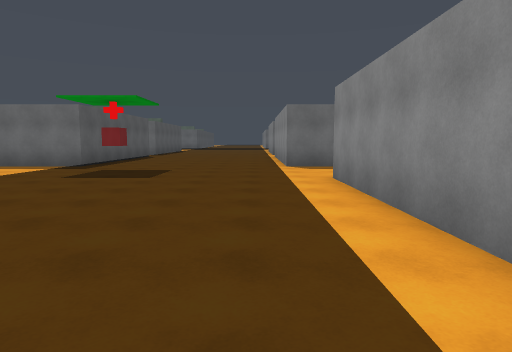
View 1 (above)

22 first-person views from a walk through a Unity game level. The camera is 1.3 m above the floor, tilts 6° down and sees 75° across. The floor is counted in squares, 1.8 m on a side. Each view is taken from the middle of a square. On the plan, view 1 faces up. The plan holds only what a view shows up to about 11 squares ahead; the rest is blank. The place goes on beyond the plan. The player is left out.

View 2
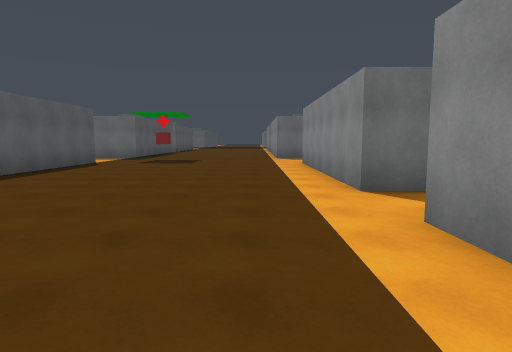

View 3
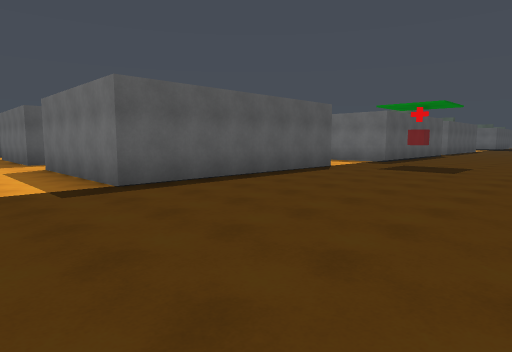

View 4
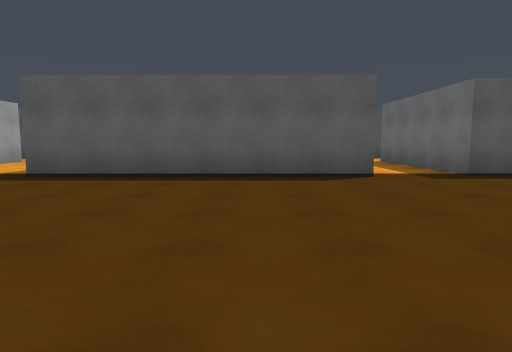

View 5
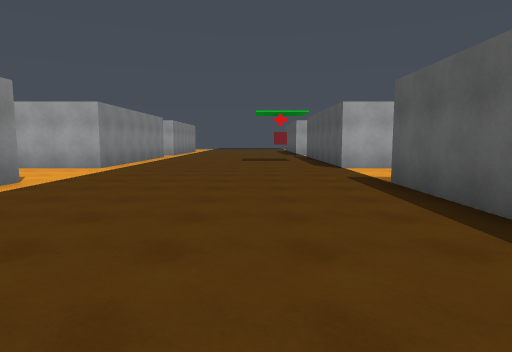

View 6
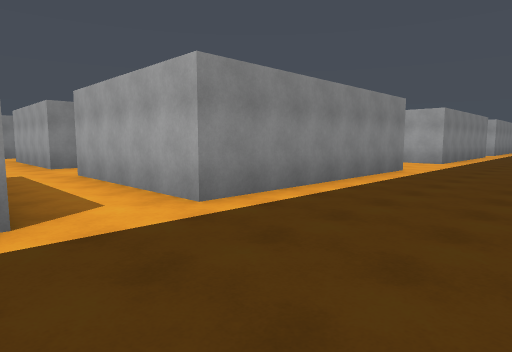

View 7
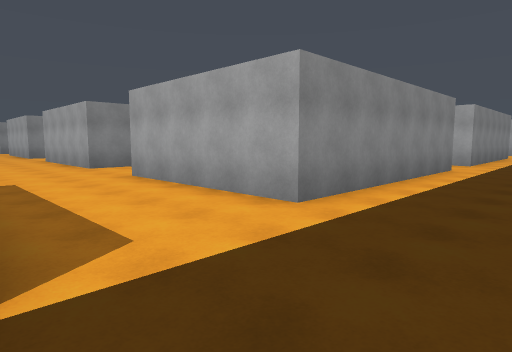

View 8
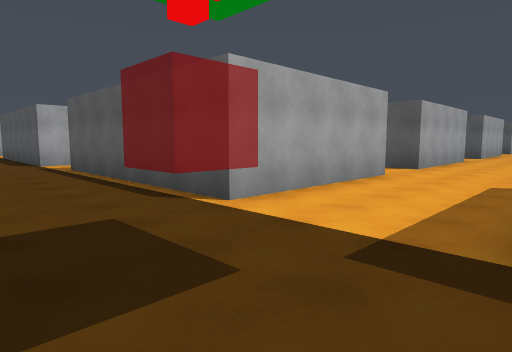

View 9
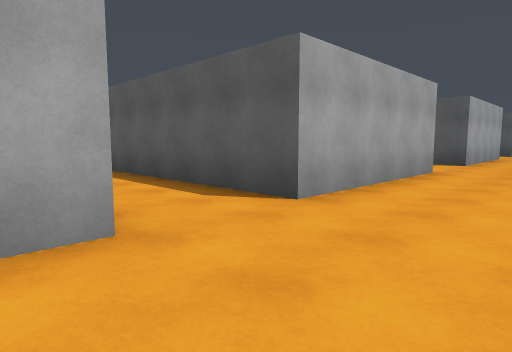

View 10
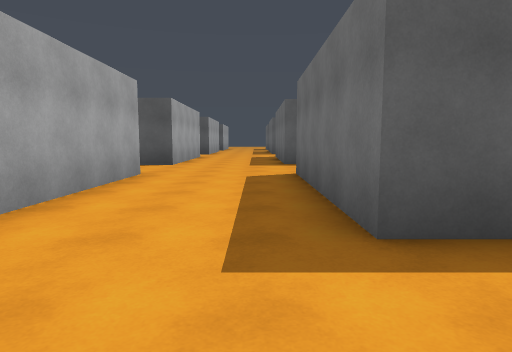

View 11
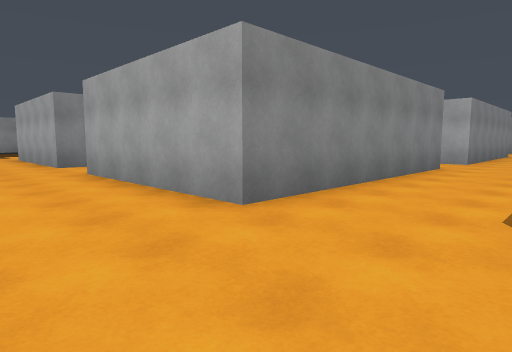

View 12
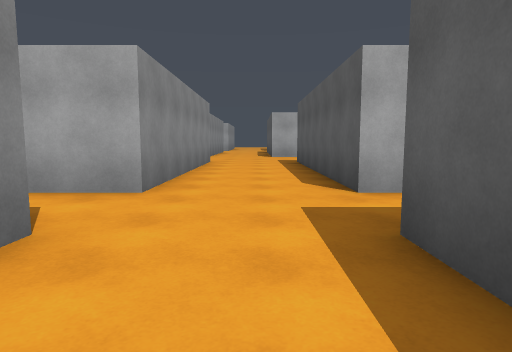

View 13
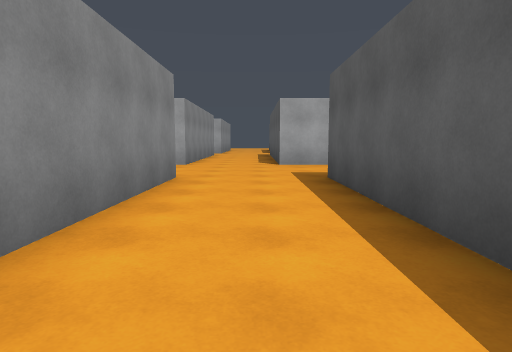

View 14
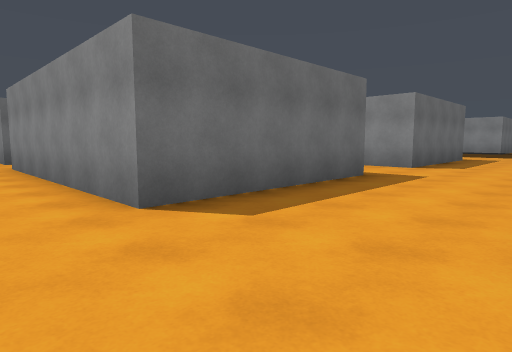

View 15
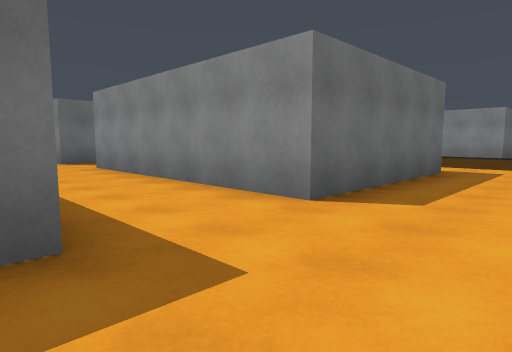

View 16
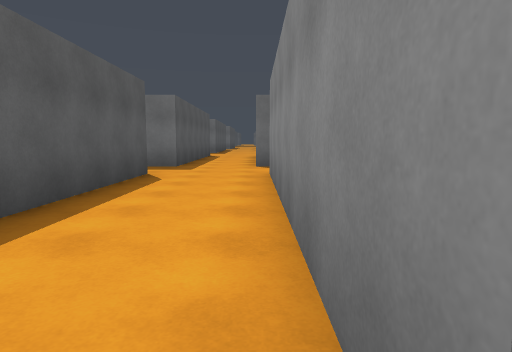

View 17
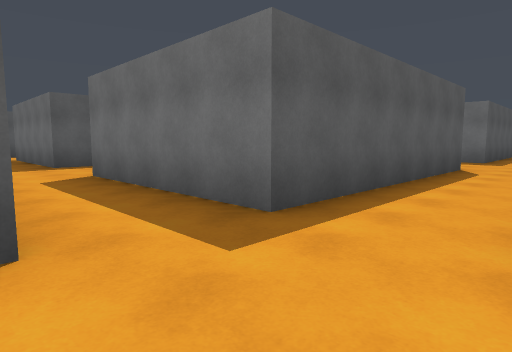

View 18
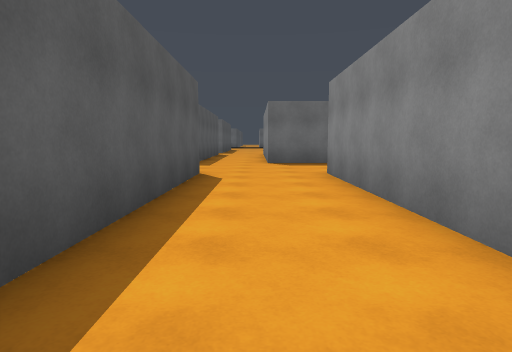

View 19
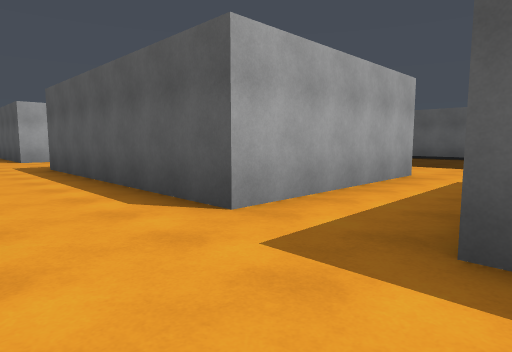

View 20
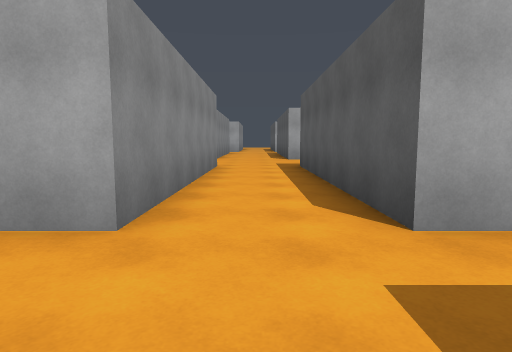

View 21
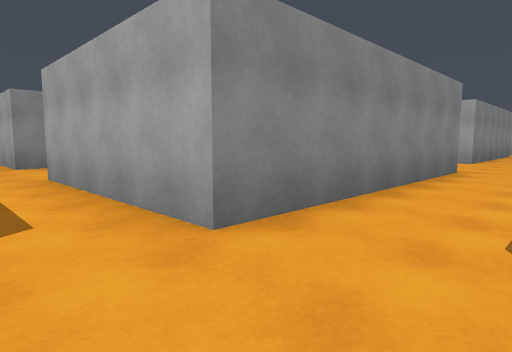

View 22
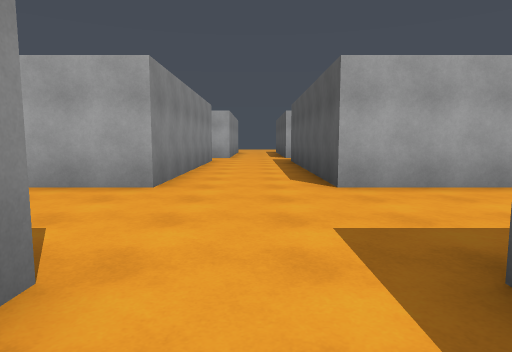

### Floor plan
Key: @ floor where view 1 was taken; # wall or solid block; . main floor; : floor 0.25 m higher than the main floor.
Columns run from 23 left of view 1 to 12 right of it. Each row starts with its distance up from view 1.
 12          #.
 11  #...#####..   ###::::::###   ..##
 10  .................::::::..........
  9  .................::::::............
  8 ..................::::::............
  7 ###..#####..######::::::.#####...##
  6   #..#   #..     #::::::.#   #...#
  5    ..#   #..     #::::::.#   #...#
  4    ..#   #..     #::::::.#   #...#
  3    ..#   #..     #::::::.#   #...#
  2    ..#   #..     #::::::.#   #...#
  1 ###..#####..######::::::.##  #...
  0 ..................:::::@...........
 -1  .................::::::............
 -2  #...##  #...#   #::::::.#####..####
 -3  #...#   #...#   #::::::.#   #..#
 -4  #...#   #...#   #::::::.#   #..#
 -5  #...#   #...#   #::::::.#   #..#
 -6  #...#   #...#   #::::::.#   #..#
 -7  #...#   #...#   #::::::.#   #..#
 -8  #...#####...#####::::::.#   #..#
 -9   ................::::::..   .....
-10  .................::::::... ......
-11  .................::::::... .......
-12  ##...#      #  ##::::::.#####...###
-13   #..##          #::::::.#   #...#

Where each view was taken, in squares from view 1:
view 1: 0 up, 0 right, facing up
view 2: 5 down, 0 right, facing up
view 3: 2 down, 0 right, facing up-left
view 4: 4 down, 1 right, facing left
view 5: 2 down, 3 left, facing down
view 6: 1 up, 2 left, facing down-right
view 7: 11 up, 1 left, facing down-right
view 8: 11 up, 3 left, facing down-left
view 9: 10 up, 10 left, facing down-left
view 10: 10 up, 11 left, facing left
view 11: 10 up, 21 left, facing down-right
view 12: 3 up, 20 left, facing down
view 13: 2 down, 20 left, facing down
view 14: 12 down, 20 left, facing up-right
view 15: 11 down, 14 left, facing up-right
view 16: 9 down, 11 left, facing up
view 17: 2 down, 11 left, facing up-left
view 18: 0 up, 8 right, facing up
view 19: 1 up, 9 right, facing down-left
view 20: 1 up, 8 right, facing down
view 21: 0 up, 7 right, facing down-right
view 22: 7 down, 8 right, facing down
